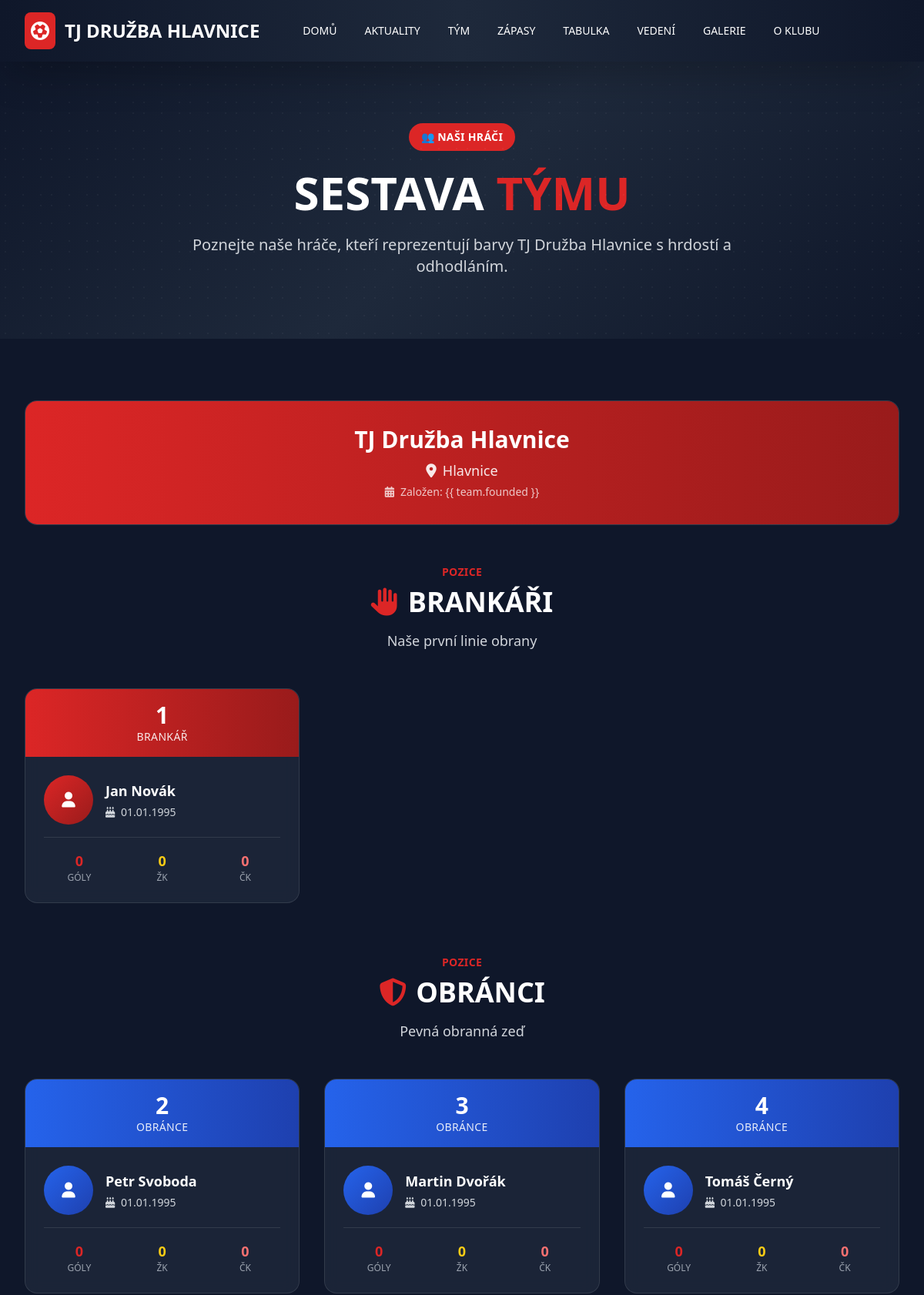
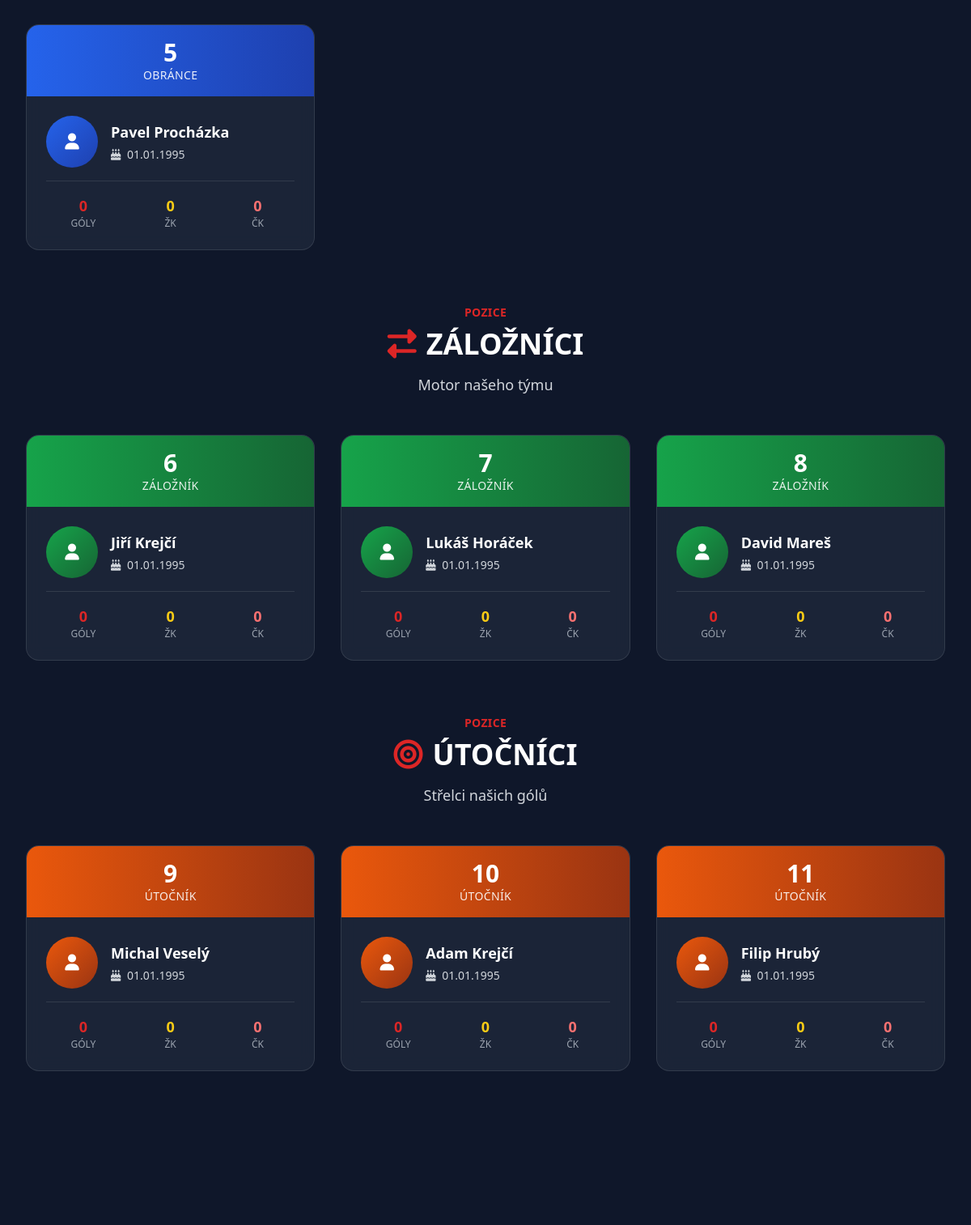
Page /team/ (upper part) on the committed database (2 pictures, top to bottom).
### football/models.py (models this page shows, shortened)
class Team(models.Model):
    name = models.CharField(max_length=100, verbose_name=_("Název týmu"))
    flag = models.ImageField(upload_to='teams/', blank=True, null=True, verbose_name=_("Vlajka/Logo"))
    founded = models.IntegerField(blank=True, null=True, verbose_name=_("Rok založení"))
    city = models.CharField(max_length=100, blank=True, verbose_name=_("Město"))
    league = models.ForeignKey(League, on_delete=models.CASCADE, blank=True, null=True, verbose_name=_("Soutěž"))
    is_club_team = models.BooleanField(default=False, verbose_name=_("Náš tým"), help_text=_("Označte, pokud je to tým TJ Hlavnice"))
    class Meta:
        verbose_name = _("Tým")
        verbose_name_plural = _("Týmy")

class Player(models.Model):
    POSITION_CHOICES = [
        ('GK', _('Brankář')),
        ('DEF', _('Obránce')),
        ('MID', _('Záložník')),
        ('FWD', _('Útočník')),
    ]
    team = models.ForeignKey(Team, on_delete=models.CASCADE, related_name='players', verbose_name=_("Tým"))
    jersey_number = models.IntegerField(verbose_name=_("Číslo dresu"))
    first_name = models.CharField(max_length=50, verbose_name=_("Křestní jméno"))
    last_name = models.CharField(max_length=50, verbose_name=_("Příjmení"))
    position = models.CharField(max_length=3, choices=POSITION_CHOICES, verbose_name=_("Pozice"))
    birth_date = models.DateField(blank=True, null=True, verbose_name=_("Datum narození"))
    photo = models.ImageField(upload_to='players/', blank=True, null=True, verbose_name=_("Fotografie"))
    goals = models.IntegerField(default=0, verbose_name=_("Góly"))
    yellow_cards = models.IntegerField(default=0, verbose_name=_("Žluté karty"))
    red_cards = models.IntegerField(default=0, verbose_name=_("Červené karty"))
    class Meta:
        unique_together = ['team', 'jersey_number']
        ordering = ['jersey_number']
        verbose_name = _("Hráč")
        verbose_name_plural = _("Hráči")
    @property
    def full_name(self):
        return f"{self.first_name} {self.last_name}"

### football/views.py (the view)
# urls.py: path('team/', views.team_lineup, name='team_lineup'),
def team_lineup(request):
    club_team = Team.objects.filter(is_club_team=True).first()
    players = Player.objects.filter(team=club_team) if club_team else Player.objects.none()
    context = {
        'team': club_team,
        'goalkeepers': players.filter(position='GK'),
        'defenders': players.filter(position='DEF'),
        'midfielders': players.filter(position='MID'),
        'forwards': players.filter(position='FWD'),
    }
    return render(request, 'football/team_lineup.html', context)

### templates/football/team_lineup.html (shortened to what this page needs)
{% extends 'base.html' %} {% load static %}  {% block content %}
<section class="hero-bg py-20 px-4 sm:px-6 lg:px-8">
  <div class="max-w-7xl mx-auto text-center">
    <span
      class="inline-block bg-club-red px-4 py-2 rounded-full text-sm font-semibold uppercase tracking-wide text-white mb-6"
    >
      👥 Naši hráči
    </span>
    <h1 class="text-4xl lg:text-6xl font-bold text-white mb-6">
      SESTAVA <span class="text-club-red">TÝMU</span>
    </h1>
    <p class="text-xl text-gray-300 max-w-3xl mx-auto">
      Poznejte naše hráče, kteří reprezentují barvy TJ Družba Hlavnice s hrdostí
      a odhodláním.
    </p>
  </div>
</section>
{% if team %}
<section class="py-20 px-4 sm:px-6 lg:px-8">
  <div class="max-w-7xl mx-auto">
    <div class="glass-card rounded-2xl overflow-hidden mb-12">
      <div class="bg-gradient-to-r from-club-red to-club-red-dark p-8">
        <div class="flex items-center justify-center text-center text-white">
          <div>
            <h2 class="text-3xl font-bold mb-2">{{ team.name }}</h2>
            {% if team.city %}
            <p class="text-lg opacity-90 mb-1">
              <i class="fas fa-map-marker-alt mr-2"></i>{{ team.city }}
            </p>
            {% endif %} {% if team.founded %}
            <p class="text-sm opacity-75">
              <i class="fas fa-calendar-alt mr-2"></i>Založen: {{ team.founded
              }}
            </p>
            {% endif %}
          </div>
        </div>
      </div>
    </div>
    {% if goalkeepers or defenders or midfielders or forwards %}
    {% if goalkeepers %}
    <div class="mb-16">
      <div class="text-center mb-12">
        <span
          class="text-club-red text-sm font-semibold uppercase tracking-wide"
          >Pozice</span
        >
        <h3 class="text-4xl font-bold text-white mt-2 mb-4">
          <i class="fas fa-hand-paper text-club-red mr-3"></i>BRANKÁŘI
        </h3>
        <p class="text-gray-300 text-lg">Naše první linie obrany</p>
      </div>
      <div class="grid grid-cols-1 md:grid-cols-2 lg:grid-cols-3 gap-8">
        {% for player in goalkeepers %}
        <div
          class="glass-card rounded-2xl overflow-hidden hover:scale-105 transition-all duration-300"
        >
          <div class="bg-gradient-to-r from-club-red to-club-red-dark p-4">
            <div class="text-center text-white">
              <div class="text-3xl font-bold">{{ player.jersey_number }}</div>
              <div class="text-sm uppercase tracking-wide opacity-90">
                {{ player.get_position_display }}
              </div>
            </div>
          </div>
          <div class="p-6">
            <div class="flex items-center mb-4">
              {% if player.photo %}
              <img
                src="{{ player.photo.url }}"
                alt="{{ player.full_name }}"
                class="w-16 h-16 rounded-full object-cover mr-4 border-2 border-club-red/20"
              />
              {% else %}
              <div
                class="w-16 h-16 bg-gradient-to-br from-club-red to-club-red-dark rounded-full flex items-center justify-center mr-4"
              >
                <i class="fas fa-user text-white text-xl"></i>
              </div>
              {% endif %}
              <div class="flex-1">
                <h4 class="text-lg font-bold text-white mb-1">
                  {{ player.full_name }}
                </h4>
                {% if player.birth_date %}
                <p class="text-gray-300 text-sm">
                  <i class="fas fa-birthday-cake mr-1"></i>
                  {{ player.birth_date|date:"d.m.Y" }}
                </p>
                {% endif %}
              </div>
            </div>
            <div
              class="grid grid-cols-3 gap-4 text-center pt-4 border-t border-white/10"
            >
              <div class="text-center">
                <div class="text-lg font-bold text-club-red">
                  {{ player.goals }}
                </div>
                <div class="text-xs text-gray-400 uppercase">Góly</div>
              </div>
              <div class="text-center">
                <div class="text-lg font-bold text-yellow-400">
                  {{ player.yellow_cards }}
                </div>
                <div class="text-xs text-gray-400 uppercase">ŽK</div>
              </div>
              <div class="text-center">
                <div class="text-lg font-bold text-red-400">
                  {{ player.red_cards }}
                </div>
                <div class="text-xs text-gray-400 uppercase">ČK</div>
              </div>
            </div>
          </div>
        </div>
        {% endfor %}
      </div>
    </div>
    {% endif %}
    {% if defenders %}
    <div class="mb-16">
      <div class="text-center mb-12">
        <span
          class="text-club-red text-sm font-semibold uppercase tracking-wide"
          >Pozice</span
        >
        <h3 class="text-4xl font-bold text-white mt-2 mb-4">
          <i class="fas fa-shield-alt text-club-red mr-3"></i>OBRÁNCI
        </h3>
        <p class="text-gray-300 text-lg">Pevná obranná zeď</p>
      </div>
      <div class="grid grid-cols-1 md:grid-cols-2 lg:grid-cols-3 gap-8">
        {% for player in defenders %}
        <div
          class="glass-card rounded-2xl overflow-hidden hover:scale-105 transition-all duration-300"
        >
          <div class="bg-gradient-to-r from-blue-600 to-blue-800 p-4">
            <div class="text-center text-white">
              <div class="text-3xl font-bold">{{ player.jersey_number }}</div>
              <div class="text-sm uppercase tracking-wide opacity-90">
                {{ player.get_position_display }}
              </div>
            </div>
          </div>
          <div class="p-6">
            <div class="flex items-center mb-4">
              {% if player.photo %}
              <img
                src="{{ player.photo.url }}"
                alt="{{ player.full_name }}"
                class="w-16 h-16 rounded-full object-cover mr-4 border-2 border-blue-600/20"
              />
              {% else %}
              <div
                class="w-16 h-16 bg-gradient-to-br from-blue-600 to-blue-800 rounded-full flex items-center justify-center mr-4"
              >
                <i class="fas fa-user text-white text-xl"></i>
              </div>
              {% endif %}
              <div class="flex-1">
                <h4 class="text-lg font-bold text-white mb-1">
                  {{ player.full_name }}
                </h4>
                {% if player.birth_date %}
                <p class="text-gray-300 text-sm">
                  <i class="fas fa-birthday-cake mr-1"></i>
                  {{ player.birth_date|date:"d.m.Y" }}
                </p>
                {% endif %}
              </div>
            </div>
            <div
              class="grid grid-cols-3 gap-4 text-center pt-4 border-t border-white/10"
            >
              <div class="text-center">
                <div class="text-lg font-bold text-club-red">
                  {{ player.goals }}
                </div>
                <div class="text-xs text-gray-400 uppercase">Góly</div>
              </div>
              <div class="text-center">
                <div class="text-lg font-bold text-yellow-400">
                  {{ player.yellow_cards }}
                </div>
                <div class="text-xs text-gray-400 uppercase">ŽK</div>
              </div>
              <div class="text-center">
                <div class="text-lg font-bold text-red-400">
                  {{ player.red_cards }}
                </div>
                <div class="text-xs text-gray-400 uppercase">ČK</div>
              </div>
            </div>
          </div>
        </div>
        {% endfor %}
      </div>
    </div>
    {% endif %}
    {% if midfielders %}
    <div class="mb-16">
      <div class="text-center mb-12">
        <span
          class="text-club-red text-sm font-semibold uppercase tracking-wide"
          >Pozice</span
        >
        <h3 class="text-4xl font-bold text-white mt-2 mb-4">
          <i class="fas fa-exchange-alt text-club-red mr-3"></i>ZÁLOŽNÍCI
        </h3>
        <p class="text-gray-300 text-lg">Motor našeho týmu</p>
      </div>
      <div class="grid grid-cols-1 md:grid-cols-2 lg:grid-cols-3 gap-8">
        {% for player in midfielders %}
        <div
          class="glass-card rounded-2xl overflow-hidden hover:scale-105 transition-all duration-300"
        >
          <div class="bg-gradient-to-r from-green-600 to-green-800 p-4">
            <div class="text-center text-white">
              <div class="text-3xl font-bold">{{ player.jersey_number }}</div>
              <div class="text-sm uppercase tracking-wide opacity-90">
                {{ player.get_position_display }}
              </div>
            </div>
          </div>
          <div class="p-6">
            <div class="flex items-center mb-4">
              {% if player.photo %}
              <img
                src="{{ player.photo.url }}"
                alt="{{ player.full_name }}"
                class="w-16 h-16 rounded-full object-cover mr-4 border-2 border-green-600/20"
              />
              {% else %}
              <div
                class="w-16 h-16 bg-gradient-to-br from-green-600 to-green-800 rounded-full flex items-center justify-center mr-4"
              >
                <i class="fas fa-user text-white text-xl"></i>
              </div>
              {% endif %}
              <div class="flex-1">
                <h4 class="text-lg font-bold text-white mb-1">
                  {{ player.full_name }}
                </h4>
                {% if player.birth_date %}
                <p class="text-gray-300 text-sm">
                  <i class="fas fa-birthday-cake mr-1"></i>
                  {{ player.birth_date|date:"d.m.Y" }}
                </p>
                {% endif %}
              </div>
            </div>
            <div
              class="grid grid-cols-3 gap-4 text-center pt-4 border-t border-white/10"
            >
              <div class="text-center">
                <div class="text-lg font-bold text-club-red">
                  {{ player.goals }}
                </div>
                <div class="text-xs text-gray-400 uppercase">Góly</div>
              </div>
              <div class="text-center">
                <div class="text-lg font-bold text-yellow-400">
                  {{ player.yellow_cards }}
                </div>
                <div class="text-xs text-gray-400 uppercase">ŽK</div>
              </div>
              <div class="text-center">
                <div class="text-lg font-bold text-red-400">
                  {{ player.red_cards }}
                </div>
                <div class="text-xs text-gray-400 uppercase">ČK</div>
              </div>
            </div>
          </div>
        </div>
        {% endfor %}
      </div>
    </div>
    {% endif %}
    {% if forwards %}
    <div class="mb-16">
      <div class="text-center mb-12">
        <span
          class="text-club-red text-sm font-semibold uppercase tracking-wide"
          >Pozice</span
        >
        <h3 class="text-4xl font-bold text-white mt-2 mb-4">
          <i class="fas fa-bullseye text-club-red mr-3"></i>ÚTOČNÍCI
        </h3>
        <p class="text-gray-300 text-lg">Střelci našich gólů</p>
      </div>
      <div class="grid grid-cols-1 md:grid-cols-2 lg:grid-cols-3 gap-8">
        {% for player in forwards %}
        <div
          class="glass-card rounded-2xl overflow-hidden hover:scale-105 transition-all duration-300"
        >
          <div class="bg-gradient-to-r from-orange-600 to-orange-800 p-4">
            <div class="text-center text-white">
              <div class="text-3xl font-bold">{{ player.jersey_number }}</div>
              <div class="text-sm uppercase tracking-wide opacity-90">
                {{ player.get_position_display }}
              </div>
            </div>
          </div>
          <div class="p-6">
            <div class="flex items-center mb-4">
              {% if player.photo %}
              <img
                src="{{ player.photo.url }}"
                alt="{{ player.full_name }}"
                class="w-16 h-16 rounded-full object-cover mr-4 border-2 border-orange-600/20"
              />
              {% else %}
              <div
                class="w-16 h-16 bg-gradient-to-br from-orange-600 to-orange-800 rounded-full flex items-center justify-center mr-4"
              >
                <i class="fas fa-user text-white text-xl"></i>
              </div>
              {% endif %}
              <div class="flex-1">
                <h4 class="text-lg font-bold text-white mb-1">
                  {{ player.full_name }}
                </h4>
                {% if player.birth_date %}
                <p class="text-gray-300 text-sm">
                  <i class="fas fa-birthday-cake mr-1"></i>
                  {{ player.birth_date|date:"d.m.Y" }}
                </p>
                {% endif %}
              </div>
            </div>
            <div
              class="grid grid-cols-3 gap-4 text-center pt-4 border-t border-white/10"
            >
              <div class="text-center">
                <div class="text-lg font-bold text-club-red">
                  {{ player.goals }}
                </div>
                <div class="text-xs text-gray-400 uppercase">Góly</div>
              </div>
              <div class="text-center">
                <div class="text-lg font-bold text-yellow-400">
                  {{ player.yellow_cards }}
                </div>
                <div class="text-xs text-gray-400 uppercase">ŽK</div>
              </div>
              <div class="text-center">
                <div class="text-lg font-bold text-red-400">
                  {{ player.red_cards }}
                </div>
                <div class="text-xs text-gray-400 uppercase">ČK</div>
              </div>
            </div>
          </div>
        </div>
        {% endfor %}
      </div>
    </div>
    {% endif %} {% endif %}
  </div>
</section>
{% endif %} {% endblock %}

### rows in the picture
Team: name "TJ Družba Hlavnice", city "Hlavnice"
Player: jersey_number "1", position "BRANKÁŘ", full_name "Jan Novák", birth_date "01.01.1995", goals "0", yellow_cards "0", red_cards "0"
Player: jersey_number "2", position "OBRÁNCE", full_name "Petr Svoboda", birth_date "01.01.1995", goals "0", yellow_cards "0", red_cards "0"
Player: jersey_number "3", position "OBRÁNCE", full_name "Martin Dvořák", birth_date "01.01.1995", goals "0", yellow_cards "0", red_cards "0"
Player: jersey_number "4", position "OBRÁNCE", full_name "Tomáš Černý", birth_date "01.01.1995", goals "0", yellow_cards "0", red_cards "0"
Player: jersey_number "5", position "OBRÁNCE", full_name "Pavel Procházka", birth_date "01.01.1995", goals "0", yellow_cards "0", red_cards "0"
Player: jersey_number "6", position "ZÁLOŽNÍK", full_name "Jiří Krejčí", birth_date "01.01.1995", goals "0", yellow_cards "0", red_cards "0"
Player: jersey_number "7", position "ZÁLOŽNÍK", full_name "Lukáš Horáček", birth_date "01.01.1995", goals "0", yellow_cards "0", red_cards "0"
Player: jersey_number "8", position "ZÁLOŽNÍK", full_name "David Mareš", birth_date "01.01.1995", goals "0", yellow_cards "0", red_cards "0"
Player: jersey_number "9", position "ÚTOČNÍK", full_name "Michal Veselý", birth_date "01.01.1995", goals "0", yellow_cards "0", red_cards "0"
Player: jersey_number "10", position "ÚTOČNÍK", full_name "Adam Krejčí", birth_date "01.01.1995", goals "0", yellow_cards "0", red_cards "0"
Player: jersey_number "11", position "ÚTOČNÍK", full_name "Filip Hrubý", birth_date "01.01.1995", goals "0", yellow_cards "0", red_cards "0"
